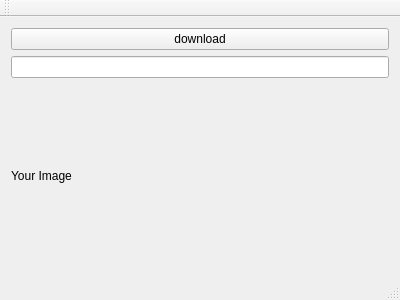
<?xml version="1.0" encoding="UTF-8"?>
<ui version="4.0">
 <class>MainWindow</class>
 <widget class="QMainWindow" name="MainWindow">
  <property name="geometry">
   <rect>
    <x>0</x>
    <y>0</y>
    <width>400</width>
    <height>300</height>
   </rect>
  </property>
  <property name="windowTitle">
   <string>MainWindow</string>
  </property>
  <widget class="QWidget" name="centralWidget">
   <layout class="QVBoxLayout" name="verticalLayout_2">
    <item>
     <widget class="QPushButton" name="download">
      <property name="text">
       <string>download</string>
      </property>
     </widget>
    </item>
    <item>
     <widget class="QLineEdit" name="lineEdit"/>
    </item>
    <item>
     <widget class="QLabel" name="label">
      <property name="text">
       <string>Your Image</string>
      </property>
     </widget>
    </item>
   </layout>
  </widget>
  <widget class="QMenuBar" name="menuBar">
   <property name="geometry">
    <rect>
     <x>0</x>
     <y>0</y>
     <width>400</width>
     <height>22</height>
    </rect>
   </property>
  </widget>
  <widget class="QToolBar" name="mainToolBar">
   <attribute name="toolBarArea">
    <enum>TopToolBarArea</enum>
   </attribute>
   <attribute name="toolBarBreak">
    <bool>false</bool>
   </attribute>
  </widget>
  <widget class="QStatusBar" name="statusBar"/>
 </widget>
 <layoutdefault spacing="6" margin="11"/>
 <resources/>
 <connections/>
</ui>
